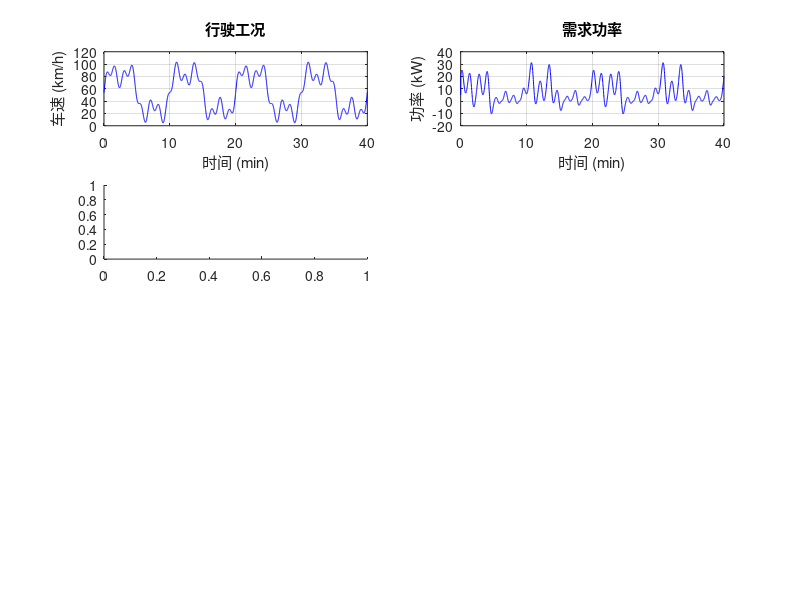

Here is the MATLAB script that generated this plot: (Note: this script raises an error after producing the figure.)
%% 混合动力能量管理策略对比
% MATLAB R2016b 兼容

clc; close all;

m = 2000; Cd = 0.32; Af = 2.3; rho = 1.225; f = 0.012; g = 9.81; rw = 0.33;
P_mot_max = 120000; P_gen_max = 60000;
Q_bat = 40; V_bat = 350; SOC_min = 0.25; SOC_max = 0.85; SOC_init = 0.50;

dt = 1.0; Tt = 2400; t = (0:dt:Tt)'; nn = length(t);
v_ms = max(15 + 10*sin(2*pi*t/600) + 5*sin(2*pi*t/200) + 3*sin(2*pi*t/80), 0);

P_dem = zeros(nn,1);
for i = 1:nn
    ai = (i>1)*(v_ms(i)-v_ms(max(i-1,1)))/dt;
    P_dem(i) = max((0.5*rho*Cd*Af*v_ms(i)^2 + f*m*g + m*ai)*rw * v_ms(i)/rw, -P_mot_max);
end

P_gen1 = zeros(nn,1); SOC1 = SOC_init*ones(nn,1);
P_gen2 = zeros(nn,1); SOC2 = SOC_init*ones(nn,1);
SOC_c = 0.55; SOC_b = 0.05;

for i = 2:nn
    if SOC1(i-1)<SOC_min, P_gen1(i)=P_gen_max;
    elseif SOC1(i-1)>SOC_max, P_gen1(i)=0;
    else, P_gen1(i)=P_gen1(i-1); end
    SOC1(i) = SOC1(i-1) + (P_gen1(i)-P_dem(i-1))*dt/(V_bat*Q_bat*3600);
    SOC1(i) = max(0.05, min(0.95, SOC1(i)));

    if SOC2(i-1)<SOC_c-SOC_b, Ps = P_dem(i-1)+0.3*P_gen_max;
    elseif SOC2(i-1)>SOC_c+SOC_b, Ps = max(0, P_dem(i-1)*0.5);
    else, Ps = P_dem(i-1); end
    Ps = max(0, min(Ps, P_gen_max));
    if Ps>0 && Ps<15000, Ps = 15000; end
    P_gen2(i) = Ps;
    SOC2(i) = SOC2(i-1) + (P_gen2(i)-P_dem(i-1))*dt/(V_bat*Q_bat*3600);
    SOC2(i) = max(0.05, min(0.95, SOC2(i)));
end

fuel_rate = 0.23;
f1 = sum(P_gen1)*dt/3600/1000*fuel_rate;
f2 = sum(P_gen2)*dt/3600/1000*fuel_rate;
dist = sum(v_ms*dt)/1000;

fprintf('===== 混合动力能量管理策略对比 =====\n');
fprintf('行驶距离: %.1f km\n', dist);
fprintf('%-18s %-15s %-15s\n', '指标', '简单策略', '智能策略');
fprintf('%-18s %-15.1f %-15.1f\n', '油耗/100km (L)', f1/dist*100, f2/dist*100);
fprintf('%-18s %-15.2f %-15.2f\n', '终止SOC', SOC1(end), SOC2(end));
fprintf('%-18s %-15d %-15d\n', '发电次数', sum(diff(P_gen1>0)~=0), sum(diff(P_gen2>0)~=0));

figure('Position', [50 50 1000 700]);
subplot(4,2,1); plot(t/60, v_ms*3.6, 'b-'); xlabel('时间 (min)'); ylabel('车速 (km/h)'); grid on; title('行驶工况');
subplot(4,2,2); plot(t/60, P_dem/1000, 'b-'); xlabel('时间 (min)'); ylabel('功率 (kW)'); grid on; title('需求功率');
subplot(4,2,3); yyaxis left; plot(t/60, SOC1*100, 'b-'); ylabel('SOC (%)');
yyaxis right; plot(t/60, P_gen1/1000, 'r-'); ylabel('发电机功率 (kW)');
xlabel('时间 (min)'); grid on; title('简单策略');
subplot(4,2,4); yyaxis left; plot(t/60, SOC2*100, 'b-'); ylabel('SOC (%)');
yyaxis right; plot(t/60, P_gen2/1000, 'r-'); ylabel('发电机功率 (kW)');
xlabel('时间 (min)'); grid on; title('智能策略');
subplot(4,2,5); plot(t/60, cumsum(P_gen1)*dt/3600/1000, 'r-', t/60, cumsum(P_gen2)*dt/3600/1000, 'b-');
xlabel('时间 (min)'); ylabel('累计发电量 (kWh)'); legend('简单策略','智能策略'); grid on; title('累计发电量');
subplot(4,2,6); scatter(P_dem/1000, P_gen1/1000, 3, 'r'); hold on;
scatter(P_dem/1000, P_gen2/1000, 3, 'b');
xlabel('需求功率 (kW)'); ylabel('发电机功率 (kW)'); legend('简单策略','智能策略'); grid on; title('功率分布');
subplot(4,2,7:8); bar([f1, f2; f1/dist*100, f2/dist*100]');
set(gca, 'XTickLabel', {'简单策略','智能策略'});
legend('总油耗 (L)','百公里油耗'); title('油耗对比');
